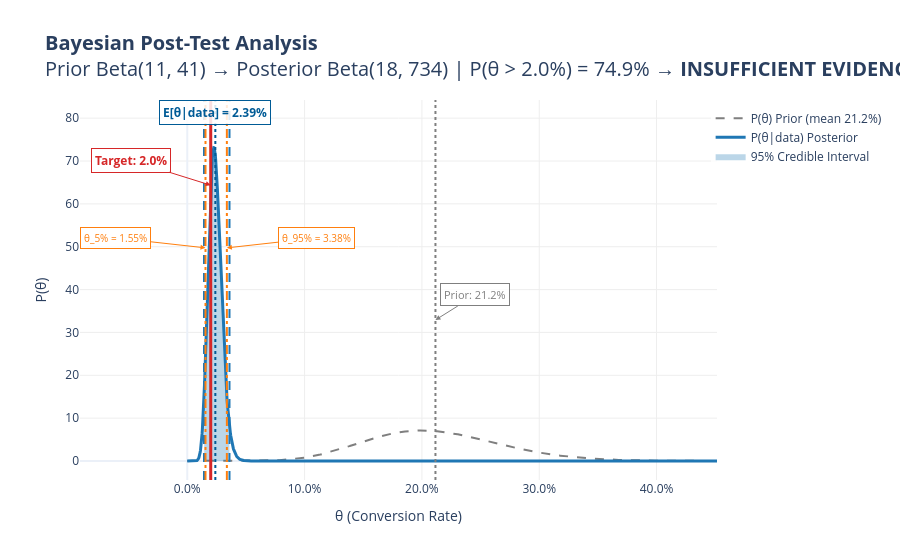

This figure's notebook cell:
### Code cell
run_bayesian_post_test(visitors=visitors, conversions=conversions,
    target_rate=d["target_rate"], prior_alpha=prior_alpha, prior_beta=prior_beta,
    credible_threshold=credible_threshold)

print()
sequential_check_bayesian(visitors=visitors, conversions=conversions,
    target_rate=d["target_rate"], prior_alpha=prior_alpha, prior_beta=prior_beta,
    planned_n=planned_n, credible_threshold=credible_threshold)

### Figure 1 — Plotly figure (JSON) as saved in the notebook; plotly's stock layout.template omitted (floating-point values rounded to 4 significant figures; data arrays with more than 128 entries replaced by an {"elided": "..."} marker saying what was removed)
{"data": [{"line": {"color": "#7f7f7f", "dash": "dash", "width": 2}, "mode": "lines", "name": "P(θ) Prior (mean 21.2%)", "type": "scatter", "x": {"elided": "2000 float values"}, "y": {"elided": "2000 float values"}}, {"line": {"color": "#1f77b4", "width": 3}, "mode": "lines", "name": "P(θ|data) Posterior", "type": "scatter", "x": {"elided": "2000 float values"}, "y": {"elided": "2000 float values"}}, {"fill": "tozeroy", "fillcolor": "rgba(31,119,180,0.3)", "line": {"width": 0}, "mode": "lines", "name": "95% Credible Interval", "type": "scatter", "x": [0.01446, 0.01468, 0.01491, 0.01513, 0.01536, 0.01559, 0.01581, 0.01604, 0.01626, 0.01649, 0.01671, 0.01694, 0.01717, 0.01739, 0.01762, 0.01784, 0.01807, 0.0183, 0.01852, 0.01875, 0.01897, 0.0192, 0.01942, 0.01965, 0.01988, 0.0201, 0.02033, 0.02055, 0.02078, 0.02101, 0.02123, 0.02146, 0.02168, 0.02191, 0.02214, 0.02236, 0.02259, 0.02281, 0.02304, 0.02326, 0.02349, 0.02372, 0.02394, 0.02417, 0.02439, 0.02462, 0.02485, 0.02507, 0.0253, 0.02552, 0.02575, 0.02598, 0.0262, 0.02643, 0.02665, 0.02688, 0.0271, 0.02733, 0.02756, 0.02778, 0.02801, 0.02823, 0.02846, 0.02869, 0.02891, 0.02914, 0.02936, 0.02959, 0.02981, 0.03004, 0.03027, 0.03049, 0.03072, 0.03094, 0.03117, 0.0314, 0.03162, 0.03185, 0.03207, 0.0323, 0.03253, 0.03275, 0.03298, 0.0332, 0.03343, 0.03365, 0.03388, 0.03411, 0.03433, 0.03456, 0.03478, 0.03501, 0.03524, 0.03546, 0.03569, 0.03591], "y": [16.09, 17.7, 19.4, 21.17, 23.02, 24.94, 26.92, 28.96, 31.04, 33.17, 35.32, 37.5, 39.69, 41.88, 44.06, 46.23, 48.37, 50.47, 52.53, 54.53, 56.46, 58.32, 60.1, 61.78, 63.37, 64.85, 66.23, 67.49, 68.63, 69.64, 70.53, 71.29, 71.92, 72.42, 72.79, 73.03, 73.14, 73.12, 72.97, 72.71, 72.33, 71.83, 71.23, 70.52, 69.71, 68.8, 67.81, 66.74, 65.59, 64.37, 63.09, 61.75, 60.35, 58.91, 57.44, 55.93, 54.39, 52.83, 51.25, 49.66, 48.07, 46.47, 44.87, 43.28, 41.71, 40.14, 38.6, 37.07, 35.57, 34.09, 32.65, 31.23, 29.85, 28.5, 27.18, 25.9, 24.66, 23.46, 22.3, 21.17, 20.09, 19.04, 18.03, 17.06, 16.13, 15.24, 14.39, 13.57, 12.79, 12.05, 11.34, 10.66, 10.02, 9.405, 8.825, 8.274]}], "layout": {"annotations": [{"bgcolor": "rgba(255,255,255,0.85)", "bordercolor": "#005b96", "borderpad": 3, "borderwidth": 1, "font": {"color": "#005b96", "size": 12, "weight": "bold"}, "showarrow": false, "text": "E[θ|data] = 2.39%", "x": 0.02394, "y": 78.99, "yshift": 10}, {"arrowcolor": "#7f7f7f", "arrowhead": 2, "ax": 40, "ay": -25, "bgcolor": "rgba(255,255,255,0.85)", "bordercolor": "#7f7f7f", "borderpad": 3, "borderwidth": 1, "font": {"color": "#7f7f7f", "size": 11}, "showarrow": true, "text": "Prior: 21.2%", "x": 0.2115, "y": 32.91}, {"arrowcolor": "#d62728", "arrowhead": 2, "ax": -80, "ay": -25, "bgcolor": "rgba(255,255,255,0.85)", "bordercolor": "#d62728", "borderpad": 3, "borderwidth": 1, "font": {"color": "#d62728", "size": 12, "weight": "bold"}, "showarrow": true, "text": "Target: 2.0%", "x": 0.02, "y": 64.36}, {"arrowcolor": "#ff7f0e", "arrowhead": 2, "ax": 90, "ay": -10, "bgcolor": "rgba(255,255,255,0.85)", "bordercolor": "#ff7f0e", "borderpad": 3, "borderwidth": 1, "font": {"color": "#ff7f0e", "size": 10}, "showarrow": true, "text": "θ_95% = 3.38%", "x": 0.03376, "y": 49.73}, {"arrowcolor": "#ff7f0e", "arrowhead": 2, "ax": -90, "ay": -10, "bgcolor": "rgba(255,255,255,0.85)", "bordercolor": "#ff7f0e", "borderpad": 3, "borderwidth": 1, "font": {"color": "#ff7f0e", "size": 10}, "showarrow": true, "text": "θ_5% = 1.55%", "x": 0.01555, "y": 49.73}], "legend": {"bgcolor": "rgba(255,255,255,0.8)", "x": 0.99, "y": 0.99}, "plot_bgcolor": "rgba(0,0,0,0)", "shapes": [{"line": {"color": "#d62728", "dash": "solid", "width": 3}, "type": "line", "x0": 0.02, "x1": 0.02, "xref": "x", "y0": 0, "y1": 1, "yref": "y domain"}, {"line": {"color": "#1f77b4", "dash": "dash", "width": 2}, "type": "line", "x0": 0.01427, "x1": 0.01427, "xref": "x", "y0": 0, "y1": 1, "yref": "y domain"}, {"line": {"color": "#1f77b4", "dash": "dash", "width": 2}, "type": "line", "x0": 0.036, "x1": 0.036, "xref": "x", "y0": 0, "y1": 1, "yref": "y domain"}, {"line": {"color": "#005b96", "dash": "dot", "width": 2}, "type": "line", "x0": 0.02394, "x1": 0.02394, "xref": "x", "y0": 0, "y1": 1, "yref": "y domain"}, {"line": {"color": "#7f7f7f", "dash": "dot", "width": 2}, "type": "line", "x0": 0.2115, "x1": 0.2115, "xref": "x", "y0": 0, "y1": 1, "yref": "y domain"}, {"line": {"color": "#ff7f0e", "dash": "dashdot", "width": 2}, "type": "line", "x0": 0.03376, "x1": 0.03376, "xref": "x", "y0": 0, "y1": 1, "yref": "y domain"}, {"line": {"color": "#ff7f0e", "dash": "dashdot", "width": 2}, "type": "line", "x0": 0.01555, "x1": 0.01555, "xref": "x", "y0": 0, "y1": 1, "yref": "y domain"}], "title": {"font": {"size": 20}, "text": "<b>Bayesian Post-Test Analysis</b><br>Prior Beta(11, 41) → Posterior Beta(18, 734) | P(θ > 2.0%) = 74.9% → <b>INSUFFICIENT EVIDENCE</b>"}, "xaxis": {"gridcolor": "#eee", "showgrid": true, "tickformat": ".1%", "title": {"text": "θ (Conversion Rate)"}}, "yaxis": {"gridcolor": "#eee", "showgrid": true, "title": {"text": "P(θ)"}}}}
